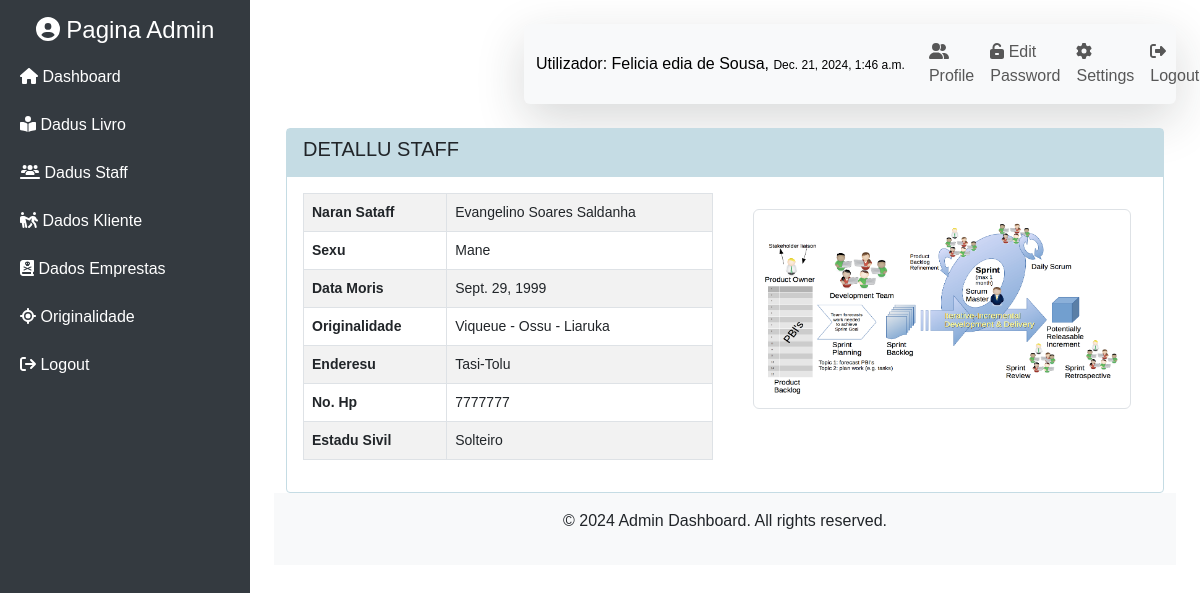
The app's page /home/detallu_staff/b3c6d976b0194b1dae8a49aa57657039 (signed in) with its own data.
### mainApp/models.py (models this page shows, shortened)
class Staff(models.Model):
    SEXO_CHOICES = [
        ('Mane', 'Mane'),
        ('Feto', 'Feto'),
    ]
    STADU_CIVIL = [
        ('Solteiro', 'Solteiro'),
        ('Kassadu', 'Kassadu'),
        ('Diborsiadu', 'Diborsiadu'),
        ('Barlakeadu', 'Barlakeadu')
    ]
    id_staff = models.UUIDField(primary_key=True, default=uuid.uuid4, editable=False)
    naran_staff = models.CharField(max_length=225, blank=True, null=True)
    sexu = models.CharField(max_length=4, choices=SEXO_CHOICES, blank=True, null=True)
    data_moris = models.DateField(blank=True, null=True)
    id_suku = models.ForeignKey(Suku, related_name='staff', on_delete=models.CASCADE, blank=True, null=True)
    endereso = models.CharField(max_length=225, blank=True, null=True)
    no_tlf = models.CharField(max_length=20, blank=True, null=True)
    estadu_sivil = models.CharField(max_length=15, default='', choices=STADU_CIVIL,blank=True, null=True)
    user = models.OneToOneField(User, on_delete=models.CASCADE, null= True)
    foto = models.ImageField(
        upload_to='foto_staff/',
        validators=[FileExtensionValidator(allowed_extensions=['png', 'jpg', 'jpeg'])],
        null=True,
        blank=True,
        default='default.png'
    )

class Suku(models.Model):
    id_suku = models.UUIDField(primary_key=True, default=uuid.uuid4, editable=False)
    naran_suku = models.CharField(max_length=50)
    id_postu = models.ForeignKey(Postu, related_name='sukus', on_delete=models.CASCADE)

class Postu(models.Model):
    id_postu = models.UUIDField(primary_key=True, default=uuid.uuid4, editable=False)
    naran_postu = models.CharField(max_length=100)
    id_mun = models.ForeignKey(Municipio, related_name='postus', on_delete=models.CASCADE)

class Municipio(models.Model):
    id_mun = models.UUIDField(primary_key=True, default=uuid.uuid4, editable=False)
    mun = models.CharField(max_length=100)

### mainApp/views/views_admin.py (the view)
# urls.py: path('detallu_staff/<str:id_staff>', views.detallu_staff, name='detallu_staff'),
@login_required
def detallu_staff(request, id_staff):
    staff = get_object_or_404(Staff, id_staff=id_staff)
    context = {
        'title': 'Detallu Staff',
        'sub_title': 'Detallu Staff',
        'detallu': staff
     }
    return render(request, 'module/mod_staff/detallu_staff.html', context)

### mainApp/templates/module/mod_staff/detallu_staff.html
{% extends 'base.html' %} {% block content %}
<div class="row mt-4">
  <div class="col-md-12">
    <div class="card rounded-1" id="card">
      <div class="card-header rounded-0" id="card-header">
        <div class="cart-title">
          <h5 class="card-title">{{sub_title}}</h5>
        </div>
      </div>
      <div class="card-body">
        <div class="row">
          <div class="col-md-6">
            <div class="table-responsive">
              <table class="table table-striped table-bordered">
                <tr>
                  <th>Naran Sataff</th>
                  <td>{{detallu.naran_staff}}</td>
                </tr>
                <tr>
                  <th>Sexu</th>
                  <td>{{detallu.sexu}}</td>
                </tr>
                <tr>
                  <th>Data Moris</th>
                  <td>{{detallu.data_moris}}</td>
                </tr>
                <tr>
                  <th>Originalidade</th>
                  <td>
                    {{detallu.id_suku.id_postu.id_mun.mun}} -
                    {{detallu.id_suku.id_postu.naran_postu}} -
                    {{detallu.id_suku.naran_suku}}
                  </td>
                </tr>
                <tr>
                  <th>Enderesu</th>
                  <td>{{detallu.endereso}}</td>
                </tr>
                <tr>
                  <th>No. Hp</th>
                  <td>{{detallu.no_tlf}}</td>
                </tr>
                <tr>
                  <th>Estadu Sivil</th>
                  <td>{{detallu.estadu_sivil}}</td>
                </tr>
              </table>
            </div>
          </div>
          <div class="col-md-6 border-1">
            <div class="card-body">
              <img
                src="{{detallu.foto.url}}"
                alt="{{detallu.foto}}"
                class="img-thumbnail"
                style="width: 400px; height: 200px"
              />
            </div>
          </div>
        </div>
      </div>
    </div>
  </div>
</div>
{% endblock %}

### templates/base.html (shortened to what this page needs)
{% load static %}
{% load crispy_forms_tags %}
<!DOCTYPE html>
<html lang="en">
<head>
    <link href="{% static 'bootstrap/css/bootstrap.min.css' %}" rel="stylesheet">
    <link rel="stylesheet" href="{% static 'icon/all.css' %}">
    <link rel="stylesheet" href="{% static 'datatables/dataTables.bootstrap5.min.css' %}">
    <link rel="stylesheet" href="{% static 'css/style.css' %}">
<body>
    {% include 'sidebar.html' %}
    <div class="main-content">
        {% include 'navbar.html' %}
        <div class="container-fluid mt-4">
            {% block content %}
            {% endblock %}
        </div>
        <footer>
            <p>&copy; 2024 Admin Dashboard. All rights reserved.</p>
        </footer>
    </div>
</body>
</html>

### templates/sidebar.html (shortened to what this page needs)
<div class="sidebar" id="sidebar">
    <h4 class="text-white text-center"><i class="fa fa-user-circle"></i> Pagina Admin</h4>
    <ul class="nav flex-column">
        <li class="nav-item">
            <a class="nav-link" href="{% url 'home' %}"><i class="fa fa-home"></i> Dashboard</a>
        </li>
        <li class="nav-item">
            <a class="nav-link" href="{% url 'kategoria_livro' %}"><i class="fa fa-book-open-reader"></i> Dadus
                Livro</a>
        </li>
        <li class="nav-item">
            <a class="nav-link" href="{% url 'staff' %}"><i class="fa fa-users-line"></i> Dadus Staff</a>
        </li>
        <li class="nav-item">
            <a class="nav-link" href="{% url 'kliente' %}"><i class="fa fa-people-pulling"></i> Dados Kliente</a>
        </li>
        <li class="nav-item">
            <a class="nav-link" href="{% url 'kliente-empresta' %}"><i class="fa fa-book-dead"></i> Dados Emprestas</a>
        </li>
        <li class="nav-item">
            <a class="nav-link" href="{% url 'origin' %}"><i class="fa fa-location"></i> Originalidade</a>
        </li>
        <li class="nav-item">
            <a class="nav-link" href="{% url 'logout' %}"><i class="fa fa-sign-out"></i> Logout</a>
        </li>
    </ul>
</div>

### templates/navbar.html (shortened to what this page needs)
<nav class="navbar navbar-expand-lg navbar-light bg-light shadow-lg rounded-2">
    <div class="container-fluid rounded-1">
        <a class="navbar-brand fs-6" href="#">Utilizador: {{request.user.staff.naran_staff}}, <span
                style="font-size: 12px;">{{user.last_login}}</span></a>
        <div class="collapse navbar-collapse" id="navbarSupportedContent">
            <ul class="navbar-nav ms-auto mb-2 mb-lg-0">
                <li class="nav-item">
                    <a class="nav-link" href="{% url 'detallu_staff' request.user.staff.id_staff %}"><i
                            class="fa fa-user-friends"></i> Profile</a>
                </li>
                <li class="nav-item">
                    <a class="nav-link" href="{% url 'change-password' %}"><i class="fa fa-unlock-keyhole"></i> Edit
                        Password</a>
                </li>
                <li class="nav-item">
                    <a class="nav-link" href="{% url 'update_staff' request.user.staff.id_staff %}"><i
                            class="fa fa-gear"></i> Settings</a>
                </li>
                <li class="nav-item">
                    <a class="nav-link" href="{% url 'logout' %}"><i class="fa fa-sign-out-alt "></i> Logout</a>
                </li>
            </ul>
        </div>
    </div>
</nav>

### static/css/style.css (style rules this page uses)
body { font-family: 'Arial', sans-serif; overflow-x: hidden; }
.sidebar { z-index: 1001; height: 100vh; position: fixed; top: 0; left: 0; background-color: #343a40; width: 250px; padding-top: 1rem; transition: transform 0.3s ease; }
.sidebar .nav-link { color: #fff; padding: 0.75rem 1.25rem; }
.main-content { margin-left: 250px; padding: 1.5rem; transition: margin-left 0.3s ease; }
.navbar { margin-left: 250px; transition: margin-left 0.3s ease; }
footer { background-color: #f8f9fa; padding: 1rem; text-align: center; position: relative; bottom: 0; width: 100%; }
th { font-size: 14px; }
td { font-size: 14px; }
#card-header { background-color: #c5dce4; border: none; }
#card { border-color: rgb(197, 220, 228); }
.card-title { text-transform: uppercase; }

### records on screen
Staff: naran_staff "Evangelino Soares Saldanha", sexu "Mane", data_moris "Sept. 29, 1999", id_suku.id_postu.id_mun.mun "Viqueue", id_suku.id_postu.naran_postu "Ossu", id_suku.naran_suku "Liaruka", endereso "Tasi-Tolu", no_tlf "7777777", estadu_sivil "Solteiro", foto (picture)

### other values on screen
{{ request.user.staff.naran_staff }} "Felicia edia de Sousa"
{{ user.last_login }} "Dec. 21, 2024, 1:46 a.m."
{{ sub_title }} "DETALLU STAFF"
